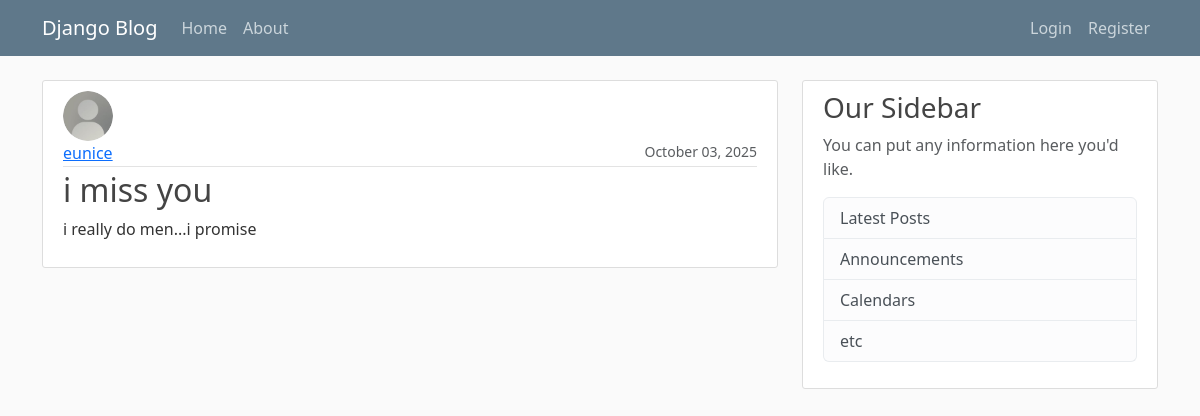
Screenshot of /post/11/ with the database file from the repository.
### blogs/models.py (models this page shows, shortened)
class Post(models.Model):
    title = models.CharField(max_length=100)
    content = models.TextField()
    date_posted = models.DateTimeField(default=timezone.now)
    author = models.ForeignKey(User, on_delete=models.CASCADE)

### users/models.py (models this page shows, shortened)
class Profile(models.Model):
    user = models.OneToOneField(User, on_delete=models.CASCADE)
    image = models.ImageField(default='default.jpg', upload_to='profile_pics')

### blogs/views.py (the view)
# urls.py: path('post/<int:pk>/', PostView.as_view(), name="post"),
class PostView(DetailView):
    model = Post
    template_name = 'blogs/post_detail.html'
    context_object_name = 'post'

### blogs/templates/blogs/post_detail.html (shortened to what this page needs)
{% extends 'blogs/main.html' %}
{% block content %}
<article class="media content-section">
    <img class="rounded-circle article-img align-self-start" src="{{post.author.profile.image.url}}">
    <div class="media-body">
        <div class="article-metadata d-flex justify-content-between">
            <a class="mr-2" href="{% url 'user-posts' post.author.username %}">{{ post.author }}</a>
            <small class="text-muted">{{ post.date_posted |date:"F d, Y" }}</small>
        </div>
        <h2 class="article-title">{{ post.title }}</h2>
        <p class="article-content">{{ post.content }}</p>
    </div>
</article>
{% endblock content %}

### blogs/static/blogs/main.css (style rules this page uses)
body { background: #fafafa; color: #333333; margin-top: 5rem; }
h1, h2, h3, h4, h5, h6 { color: #444444; }
.content-section { background: #ffffff; padding: 10px 20px; border: 1px solid #dddddd; border-radius: 3px; margin-bottom: 20px; }
.article-title { color: #444444; }
.article-content { white-space: pre-line; }
.article-img { height: 65px; width: 65px; margin-right: 16px; }
.article-metadata { padding-bottom: 1px; margin-bottom: 4px; border-bottom: 1px solid #e3e3e3 }

### blogs/templates/blogs/post_detail.html (style rules this page uses)
.rounded-circle.article-img { width: 50px; height: 50px; object-fit: cover; border-radius: 50%; margin-right: 15px; }

### rows the page displays
Post: author.profile.image (placeholder picture), author "eunice", date_posted "October 03, 2025", title "i miss you", content "i really do men...i promise"
